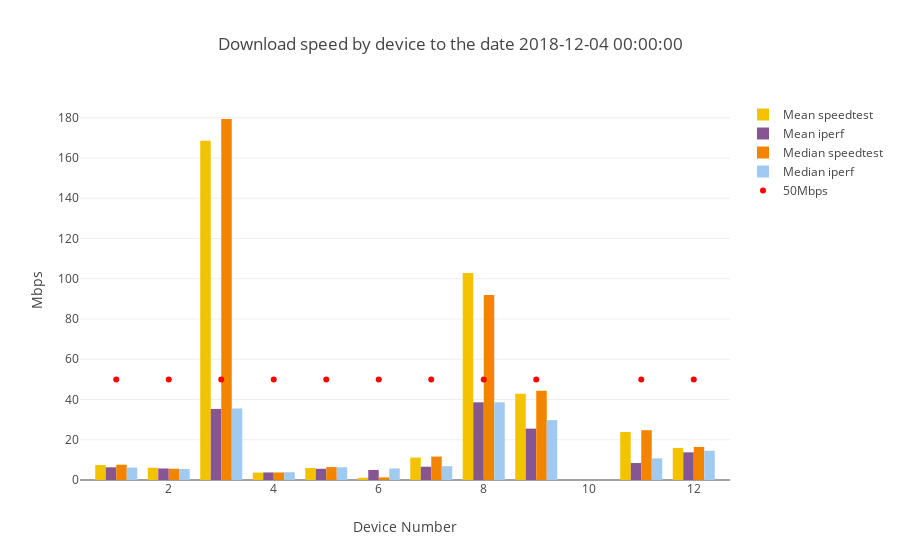

Notebook code cell kept with this figure:
### Code cell
device_numbers_d=result.index
download_line=go.Scatter(x=device_numbers_d,y=[50] * len(device_numbers_d), mode='markers',marker=dict(color='red'), name='50Mbps')

combined_bar_plot_4traces(xvalues=result.index,
                         yvalues1=result["mean1"],
                         yvalues2=result["mean2"],
                         yvalues3=result["median1"],
                         yvalues4=result["median2"],
                         name1="Mean speedtest",
                         name2="Mean iperf",
                         name3="Median speedtest",
                         name4="Median iperf",
                         title="Download speed by device" +title_tail,
                         ytitle="Mbps",
                         line=download_line,
                         stack=False)

### Figure 1 — Plotly figure (JSON) as saved in the notebook; plotly's stock layout.template omitted (floating-point values rounded to 4 significant figures)
{"data": [{"marker": {"color": "#F3C300"}, "name": "Mean speedtest", "type": "bar", "uid": "1e0b6d54-8053-4389-b813-61a549419cdd", "x": [1, 2, 3, 4, 5, 6, 7, 8, 9, 11, 12], "y": [7.432, 6.104, 168.6, 3.668, 5.972, 1.13, 11.16, 102.9, 42.86, 23.86, 15.94]}, {"marker": {"color": "#875692"}, "name": "Mean iperf", "type": "bar", "uid": "cfd0eb07-1850-474e-b6cd-cc7e92846a28", "x": [1, 2, 3, 4, 5, 6, 7, 8, 9, 11, 12], "y": [6.31, 5.727, 35.33, 3.758, 5.579, 5.005, 6.604, 38.6, 25.54, 8.431, 13.75]}, {"marker": {"color": "#F38400"}, "name": "Median speedtest", "type": "bar", "uid": "ce0d93ea-08ca-4820-940b-4a45d8066a96", "x": [1, 2, 3, 4, 5, 6, 7, 8, 9, 11, 12], "y": [7.605, 5.61, 179.4, 3.74, 6.415, 1.285, 11.66, 91.87, 44.33, 24.74, 16.43]}, {"marker": {"color": "#A1CAF1"}, "name": "Median iperf", "type": "bar", "uid": "63b435a9-a0a7-405c-9f0f-73817aa6b9e2", "x": [1, 2, 3, 4, 5, 6, 7, 8, 9, 11, 12], "y": [6.175, 5.478, 35.53, 3.86, 6.339, 5.745, 6.871, 38.6, 29.75, 10.75, 14.54]}, {"marker": {"color": "red"}, "mode": "markers", "name": "50Mbps", "type": "scatter", "uid": "795bf8be-29b9-403f-bffe-372c88b3a03e", "x": [1, 2, 3, 4, 5, 6, 7, 8, 9, 11, 12], "y": [50, 50, 50, 50, 50, 50, 50, 50, 50, 50, 50]}], "layout": {"title": {"text": "Download speed by device to the date 2018-12-04 00:00:00"}, "xaxis": {"title": {"text": "Device Number"}}, "yaxis": {"title": {"text": "Mbps"}}}}
